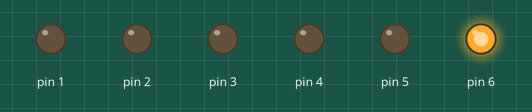
Simulated run of this sketch. Board: Arduino Uno, built with avr-gcc and run on an emulated ATmega328P. On the bench: output pins drawn as LEDs (lit = HIGH). Random numbers use the default seed unless the sketch sets one. At 10.5 s the program stops and its outputs stay as they are.

Above: at 0.4 s.
At 5.1 s:
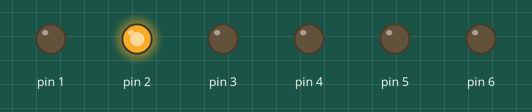
At 6.1 s:
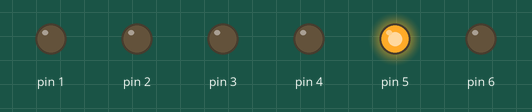
At 6.6 s:
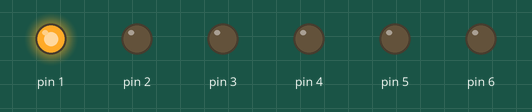
At 7.9 s:
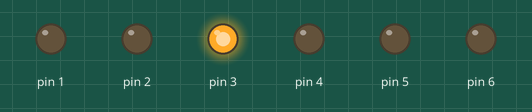
At 8.7 s:
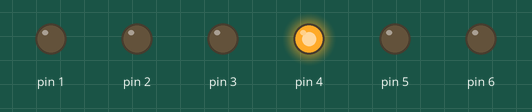
Timing chart, 0 to 12.0 s (numbered marks = the images above):
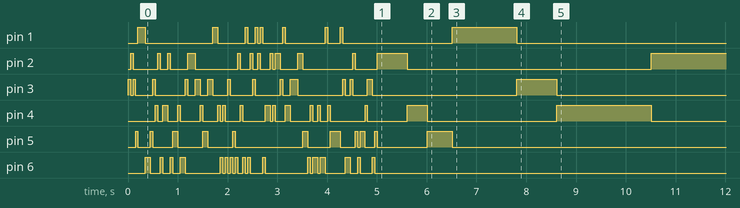

The sketch:

Randomiser.ino
```cpp
/*
 * Randomiser
*/

int number;                     // sets the variable for the random number generator
int del;                        // sets the variable to determine the delay length
int randNo;                     // holds the value of the random number to send that pin HIGH )switch on the LED)

void setup()
{
  randomSeed(analogRead(0));                 // this is a random number generator function
  for (number = 1 ; number < 7 ; number++)   // for loop to choose the random number
  {
    pinMode(number, OUTPUT);           // makes the chosen pin an output
  }
}
void randomLED(int del)               // this function lights the appropriate LED for the appropriate amount of time
{
  randNo = random(1, 7);              // get a random number from 1 to 6
  digitalWrite(randNo, HIGH);         // switch on the matching LED on digital pin 1-6
  if (del > 0)
  {
     delay(del);                      // hold the LED on for the delay received
  }

     else if (del == 0)
  {
    do                                // the delay entered was zero, hold the LED on forever
    {}

     while (1);
  }
  digitalWrite(randNo, LOW);         // turn off the LED
}
void loop()                          // this function generates the delay length
{
  int count;
  for ( count = 0 ; count < 100 ; count++ )  // cycle the LEDs around for effect 100 times
  {
    randomLED(50);                       // this is the delay that is received by the randomLED function
  }

   for ( count = 1 ; count <= 10 ; count++ )   // this slows down the rate of change for the remaining flashes
  {
    randomLED(count * 100);             // this is the delay that is received by the randomLED function
  }
  randomLED(0);                         // stop at the final random number and LED, sends back a delay of 0
}
```

Measured:
- by itself, pin 1: LOW → HIGH at 0.20 s, → LOW 0.15 s later, → HIGH 1.4 s later, → LOW 0.10 s later, … (18 changes in this stretch)
